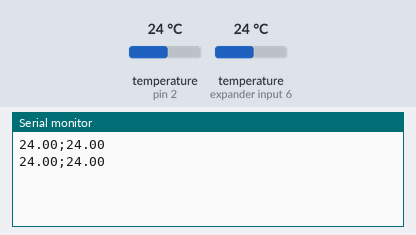
Bench run of a sketch on a simulated Arduino Uno, built with avr-gcc and run on an emulated ATmega328P. On the bench: the last lines printed to the serial monitor. The test bench sets the inputs (shaded band); at power-on: temperature (sensors on pin 2, expander input 6) 24 °C.

Above: at 3.3 s.
3.4 s: temperature (sensor on pin 2) set to 12 °C
At 4.8 s:
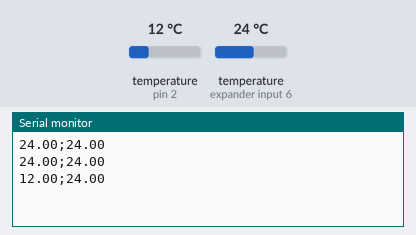
5.9 s: temperature (sensor on expander input 6) set to 12 °C
At 6.5 s:
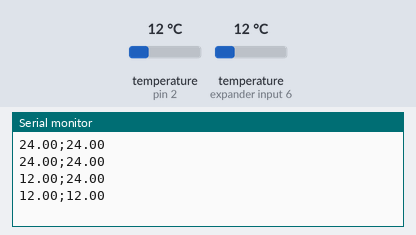
8.4 s: temperature (sensor on pin 2) set to 19 °C
At 10.0 s:
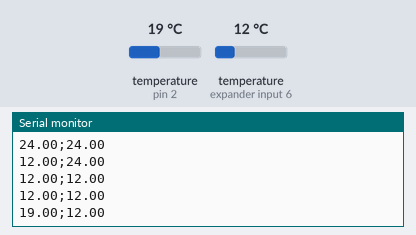
10.9 s: temperature (sensor on expander input 6) set to 19 °C
At 12.9 s:
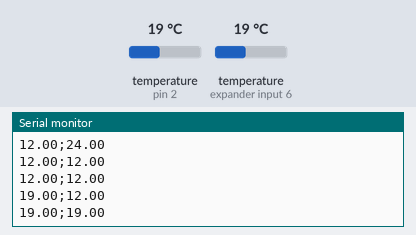
Timing chart, 0 to 14.4 s (numbered marks = the images above; inputs shaded):
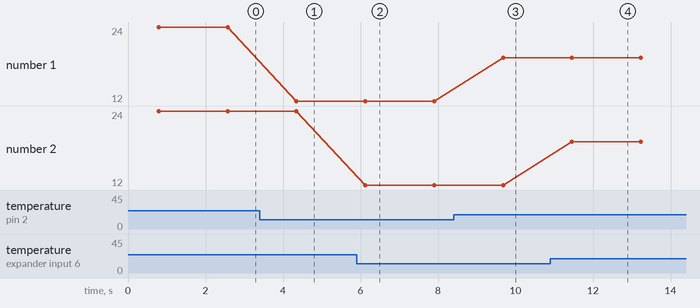

The sketch:

sketch_may26a.ino
```cpp
#include <OneWire.h>
#include <DallasTemperature.h>
#define ONE_WIRE_BUS 2
OneWire oneWire(ONE_WIRE_BUS);
DallasTemperature sensors(&oneWire);

float temp1 = .0;
float temp2 = .0;


void setup(void)
{
  sensors.begin();
  Serial.begin(9600);
}

void loop(void)
{
  sensors.requestTemperatures();

  temp1 = sensors.getTempCByIndex(0);
  temp2 = sensors.getTempCByIndex(1);
  Serial.print(temp1);
  Serial.print(";");
  Serial.println(temp2);

  delay(1000);
}
```

Measured:
- after the input at 3.4 s, the serial monitor: prints a new line after 0.95 s (image 1)
- after the input at 5.9 s, the serial monitor: prints a new line after 0.22 s (image 2)
- after the input at 8.4 s, the serial monitor: prints a new line after 1.3 s (image 3)
- after the input at 10.9 s, the serial monitor: prints a new line after 0.56 s (image 4)
- plotted number 1: 24 → 12 after the input at 3.4 s, 12 → 19 after the input at 8.4 s
